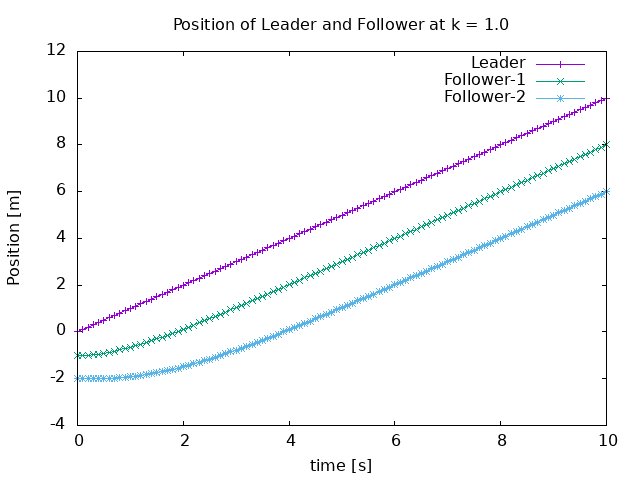

This chart was generated by the following gnuplot code:
set terminal png
set output 'plot-02.png'

set xrange [ 0: 10 ]
set yrange [ -4: 12 ]

set xlabel 'time [s]'
set xlabel font "Arial,12"

set ylabel 'Position [m]'
set ylabel font "Arial,12"

set title 'Position of Leader and Follower at k = 1.0'
set title font'Arial,12'

plot 'out-02.txt' u 1:3 w lp t 'Leader', 'out-02.txt' u 1:5 w lp t 'Follower-1', 'out-02.txt' u 1:7 w lp t 'Follower-2'

set terminal qt
set output
